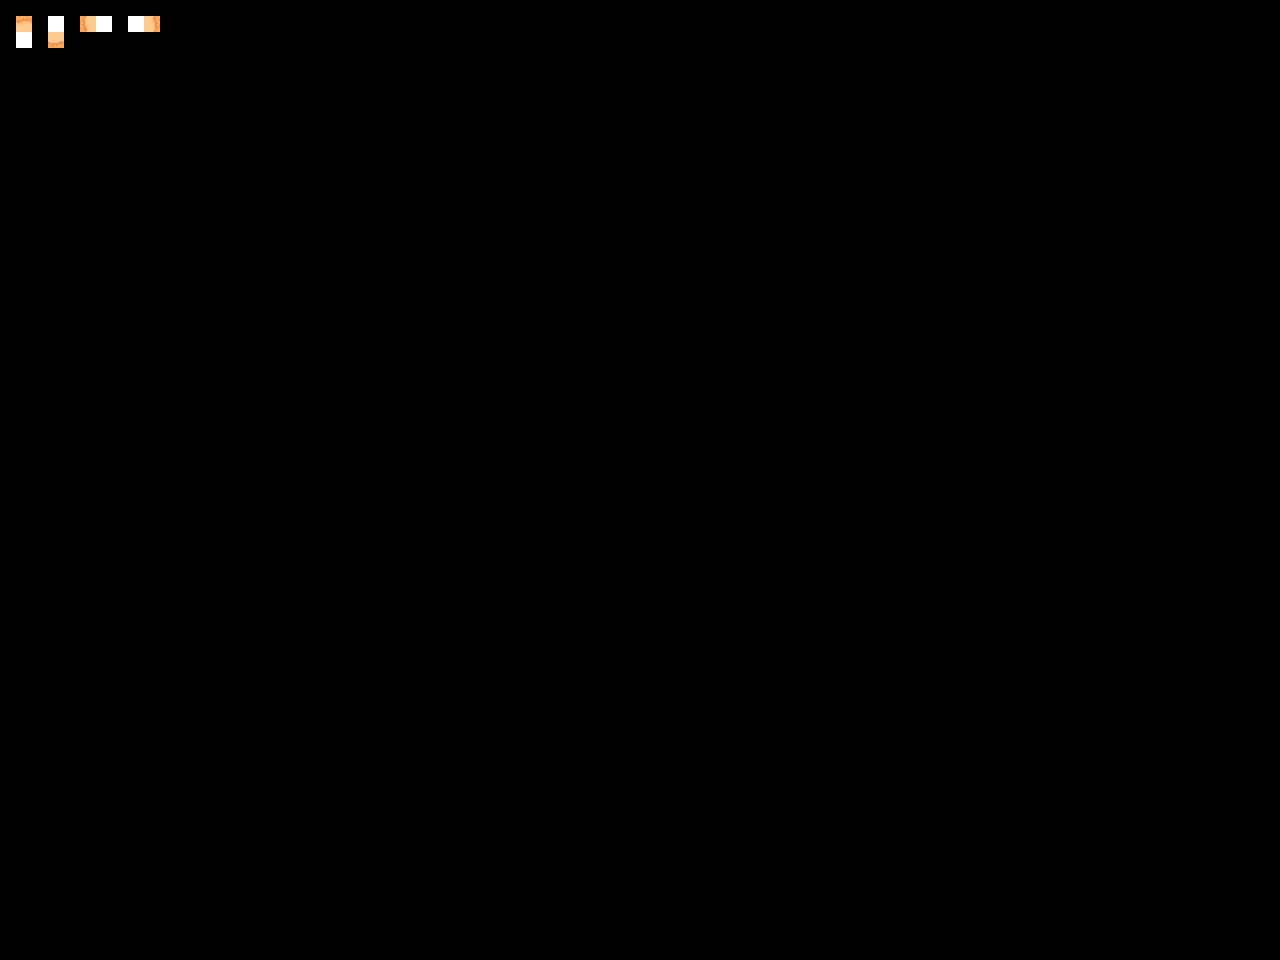

A level layout from a 2D game, rendered from its tile map. Below: a short description, then the map file with tile-grid data replaced by summaries:
An orthogonal 80x60 tile map with 16x16 px tiles, 2 tile layers (input_prototype, output_terrain).

<map version="1.10" tiledversion="1.11.2" orientation="orthogonal" renderorder="right-down" width="80" height="60" tilewidth="16" tileheight="16" infinite="0" nextlayerid="3" nextobjectid="1">
 <tileset firstgid="1" source="../../../../Tiled/Projects/TilesetFloor.tsx" />
 <layer id="1" name="input_prototype" width="80" height="60">
  <data>[4800 cells, 16 non-empty, 4 distinct tile ids]</data>
 </layer>
 <layer id="2" name="output_terrain" width="80" height="60">
  <data>[4800 cells, 4 non-empty, 4 distinct tile ids]</data>
 </layer>
</map>
